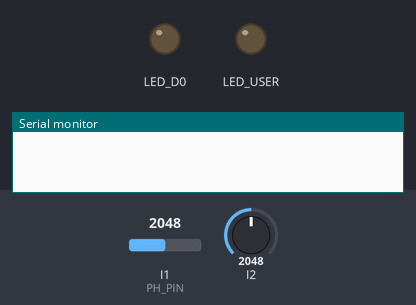
This sketch was run on a simulated Arduino Opta. On the bench: output pins drawn as LEDs (lit = HIGH), the last lines printed to the serial monitor. The inputs (shaded band) are chosen by the test bench; at power-on: I1 (PH_PIN) = 2048, I2 = 2048 (analog values on the 0–4095 scale). WiFi joins after 1.5 s; servers stay silent unless stated; random numbers use the default seed unless the sketch sets one; no MQTT or app messages arrive unless stated.

Above: at 0.0 s.
At 13.9 s:
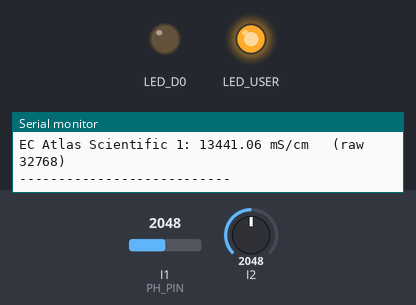
Timing chart, 0 to 15.4 s (numbered marks = the images above):
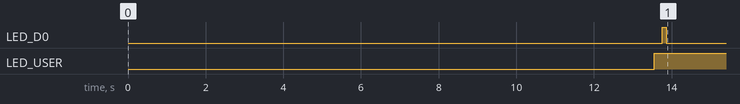

The sketch:

optaAntisaPrints.ino
```cpp
#include "OptaBlue.h"
#include <WiFi.h>
#include <PubSubClient.h>
#include <ArduinoJson.h>

#define BBT "mqtt.beebotte.com"
#define TOKEN "token:token_5iHgg9PJs6OoYQM6"
#define Channel "OptaAntisa"

// Recursos usados - canales
#define RES_AS_DO1 "AS_DO1_GR"
#define RES_AS_PH1 "AS_PH1_GR"
#define RES_AS_EC1 "AS_EC1_GR"
#define RES_ALL_READINGS "All_readings"

#define Write true
#define Publ false

// === Intercambio de pines: ahora pH en A1 y EC en A0 ===
#define PH_PIN A1
#define EC_PIN A0

int status = WL_IDLE_STATUS;
float lec_AS_DO1_GR, lec_AS_PH1_GR, lec_AS_EC1_GR;

// const char* ssid = "Outdoor-WiFi-255BC6";
// const char* password = "oT0,2LiM-WlZ";
const char* ssid = "Can_Saguer_Wifi";
const char* password = "cansaguer2";

WiFiClient wifiClient;
PubSubClient client(wifiClient);

// Tiempos
long lastReconnectAttempt = 0;
const long interval = 600000;        // cada cuanto guarda/publica datos (5 min)
const long intervalPrint = 5000;    // cada cuanto hace prints (5 s) -> cambiar a 1000 si querés 1 s

unsigned long lastReadingMillis = 0;
unsigned long lastPrintMillis = 0;

// Para ID MQTT
const char chars[] = "abcdefghijklmnopqrstuvwxyzABCDEFGHIJKLMNOPQRSTUVWXYZ1234567890";
char id[17];

// Control de persistencia
int cnt = 0;            // Contador para hacer una escritura por cada x publicaciones
int pub = 10;           // Cada cuantas publicaciones se hace una escritura persistente
bool PubWrite = false;  // True = persistente, false = sin persistencia

// RAWs (ADC 16 bits)
uint16_t raw_A0 = 0;
uint16_t raw_A1 = 0;

#define PERIODIC_UPDATE_TIME 500
#define DELAY_AFTER_SETUP 5000

/* -------------------------------------------------------------------------- */
/*                                 SETUP                                      */
/* -------------------------------------------------------------------------- */
void setup() {
  Serial.begin(115200);
  delay(2000);
  pinMode(LED_D0, OUTPUT);
  pinMode(LED_USER, OUTPUT);
  digitalWrite(LED_D0, LOW);
  digitalWrite(LED_USER, LOW);

  // CANALES ANALOGICOS
  analogReadResolution(16);  // 0..65535

  // WiFi
  Serial.println("Conectando a WiFi");
  while (status != WL_CONNECTED) {
    Serial.println("Intentando conectar al SSID existente: ");
    Serial.println(ssid);
    status = WiFi.begin(ssid, password);
    delay(10000);
  }
  Serial.println("\nWiFi conectado, IP: ");
  Serial.println(WiFi.localIP());

  client.setServer(BBT, 1883);  // MQTT sin TLS
  lastReconnectAttempt = 0;
}

/* -------------------------------------------------------------------------- */
// Lee 1 vez, guarda RAW según pin y devuelve mapeo 0..10V.
// Mantengo los prints de debug "analog map" y "analog raw" como tenías.
float lecturaAnalog(uint8_t pin) {
  uint16_t raw = analogRead(pin);              // valor crudo 0..65535
  float mapped = raw * 10.0 / 65535.0;         // 0..10V con módulo 0-10V

  if (pin == A0) raw_A0 = raw;
  if (pin == A1) raw_A1 = raw;

  Serial.print("analog map:");
  Serial.print(mapped);
  Serial.print("   analog raw:");
  Serial.println(raw);

  return mapped;
}

/* -------------------------------------------------------------------------- */
/*                                  LOOP                                      */
/* -------------------------------------------------------------------------- */
void loop() {
  if (!client.connected()) {
    Serial.println("DESCONEXION");
    long now = millis();
    if (now - lastReconnectAttempt > 10000) {
      lastReconnectAttempt = now;
      digitalWrite(LED_USER, LOW);
      if (reconnect()) {
        lastReconnectAttempt = 0;
      }
    }
  } else {
    unsigned long currentMillis = millis();

    // ---- PUBLICACIÓN A BEEBOTTE CADA 1 MINUTO ----
    if (currentMillis - lastReadingMillis >= interval) {
      lastReadingMillis = currentMillis;
      if (cnt == pub) {
        PubWrite = true;
      }

      // Iniciamos lectura de sensores y publicamos
      digitalWrite(LED_D0, HIGH);

      // PH ahora en PH_PIN (A1)
      lec_AS_PH1_GR = escalarValores(lecturaAnalog(PH_PIN), 0.0, 10.0, 0.0, 14.0);
      if (!isnan(lec_AS_PH1_GR)) {
        publish(RES_AS_PH1, lec_AS_PH1_GR, PubWrite);
        Serial.print("PH Atlas Scientific 1: ");
        Serial.print(lec_AS_PH1_GR, 2);
        Serial.println("");
      }
      delay(30);

      // EC ahora en EC_PIN (A0)
      lec_AS_EC1_GR = escalarValores(lecturaAnalog(EC_PIN), 0.0, 9.3, 0.0, 25000.0);
      if (!isnan(lec_AS_EC1_GR)) {
        publish(RES_AS_EC1, lec_AS_EC1_GR, PubWrite);
        Serial.print("EC Atlas Scientific 1: ");
        Serial.print(lec_AS_EC1_GR, 2);
        Serial.println(" mS/cm");
        Serial.println("");
      }
      delay(30);

      // Armar string separado por comas
      String all_readings = String(lec_AS_PH1_GR, 1) + "," + String(lec_AS_EC1_GR, 1);
      publish(RES_ALL_READINGS, all_readings, false);  // Publicar string completo
      Serial.print("All:");
      Serial.println(all_readings);
      cnt++;

      if (cnt > pub) {
        PubWrite = false;
        cnt = 0;
      }
      digitalWrite(LED_D0, LOW);
    }

    // ---- PRINT INDEPENDIENTE CADA 5 SEGUNDOS (LECTURA FRESCA + RAW) ----
    if (currentMillis - lastPrintMillis >= intervalPrint) {
      lastPrintMillis = currentMillis;

      // Re-lectura rápida solo para mostrar por Serial (no publica)
      float phTemp = escalarValores(lecturaAnalog(PH_PIN), 0.0, 9.75, 0.0, 14.0);
      float ecTemp = escalarValores(lecturaAnalog(EC_PIN), 0.0, 9.3, 0.0, 25000.0);

      Serial.println("----- Print periódico -----");
      Serial.print("PH Atlas Scientific 1: ");
      Serial.print(phTemp, 2);
      Serial.print("   (raw ");
      Serial.print((PH_PIN == A1) ? raw_A1 : raw_A0);
      Serial.println(")");

      Serial.print("EC Atlas Scientific 1: ");
      Serial.print(ecTemp, 2);
      Serial.print(" mS/cm   (raw ");
      Serial.print((EC_PIN == A0) ? raw_A0 : raw_A1);
      Serial.println(")");
      Serial.println("---------------------------");
    }

    client.loop();  // Mantiene el ping MQTT activo
  }
}

/* -------------------------------------------------------------------------- */
bool reconnect() {
  // Intento de conexión con ID dinámico y usando solo el token como auth
  if (client.connect(generateID(), TOKEN, "")) {
    Serial.println("Conectado a Beebotte MQTT");
    digitalWrite(LED_USER, HIGH);
    delay(200);

    // ======== LECTURA INICIAL ========
    Serial.println("Enviando lectura inicial a Beebotte...");
    digitalWrite(LED_D0, HIGH);

    lec_AS_PH1_GR = escalarValores(lecturaAnalog(PH_PIN), 0.0, 10.0, 0.0, 14.0);
    lec_AS_EC1_GR = escalarValores(lecturaAnalog(EC_PIN), 0.0, 9.3, 0.0, 25000.0);

    // Publicar PH
    if (!isnan(lec_AS_PH1_GR)) {
      publish(RES_AS_PH1, lec_AS_PH1_GR, false);
      Serial.print("PH inicial: ");
      Serial.println(lec_AS_PH1_GR, 2);
    }

    delay(50);

    // Publicar EC
    if (!isnan(lec_AS_EC1_GR)) {
      publish(RES_AS_EC1, lec_AS_EC1_GR, false);
      Serial.print("EC inicial: ");
      Serial.print(lec_AS_EC1_GR, 2);
      Serial.println(" mS/cm");
    }

    delay(50);

    // Publicar lectura combinada
    String all_readings = String(lec_AS_PH1_GR, 1) + "," + String(lec_AS_EC1_GR, 1);
    publish(RES_ALL_READINGS, all_readings, false);

    Serial.print("All inicial: ");
    Serial.println(all_readings);
    Serial.println("Lectura inicial enviada correctamente");
    Serial.println("-------------------------------");

    digitalWrite(LED_D0, LOW);

    return client.connected();
  }
  return false;
}


float escalarValores(float valor, float min_ing, float max_ing, float min, float max) {
  // map para float
  return (valor - min_ing) * (max - min) / (max_ing - min_ing) + min;
}

void publish(const char* resource, float data, bool persist) {
  // JSON para Beebotte (ArduinoJson versión vieja)
  StaticJsonBuffer<128> jsonOutBuffer;
  JsonObject& root = jsonOutBuffer.createObject();
  root["channel"] = Channel;
  root["resource"] = resource;
  if (persist) root["write"] = true;
  root["data"] = data;

  char buffer[128];
  root.printTo(buffer, sizeof(buffer));  // Serializar a texto

  char topic[64];
  sprintf(topic, "%s/%s", Channel, resource);  // Topic para Beebotte

  Serial.println("-------");
  Serial.print("Publicados en ");
  Serial.print(String(resource));
  Serial.print(" los datos ");
  Serial.print(String(data, 1));
  Serial.print(" con persistencia ");
  if (persist) {
    Serial.println(" True");
  } else {
    Serial.println(" False");
  }
  Serial.println("-------");

  client.publish(topic, buffer);  // Publicar por MQTT
}

// Sobrecarga para enviar String (All_readings)
void publish(const char* resource, String data, bool persist) {
  StaticJsonBuffer<128> jsonOutBuffer;
  JsonObject& root = jsonOutBuffer.createObject();
  root["channel"] = Channel;
  root["resource"] = resource;
  if (persist) root["write"] = true;
  root["data"] = data;

  char buffer[128];
  root.printTo(buffer, sizeof(buffer));

  char topic[64];
  sprintf(topic, "%s/%s", Channel, resource);

  client.publish(topic, buffer);
}

const char* generateID() {
  randomSeed(micros());  // mejor que analogRead(0)
  for (int i = 0; i < sizeof(id) - 1; i++) {
    id[i] = chars[random(sizeof(chars) - 1)];
  }
  id[sizeof(id) - 1] = '\0';
  return id;
}
```

Measured:
- by itself, LED_D0: LOW → HIGH at 13.8 s, → LOW 0.10 s later
- by itself, LED_USER: LOW → HIGH at 13.6 s
